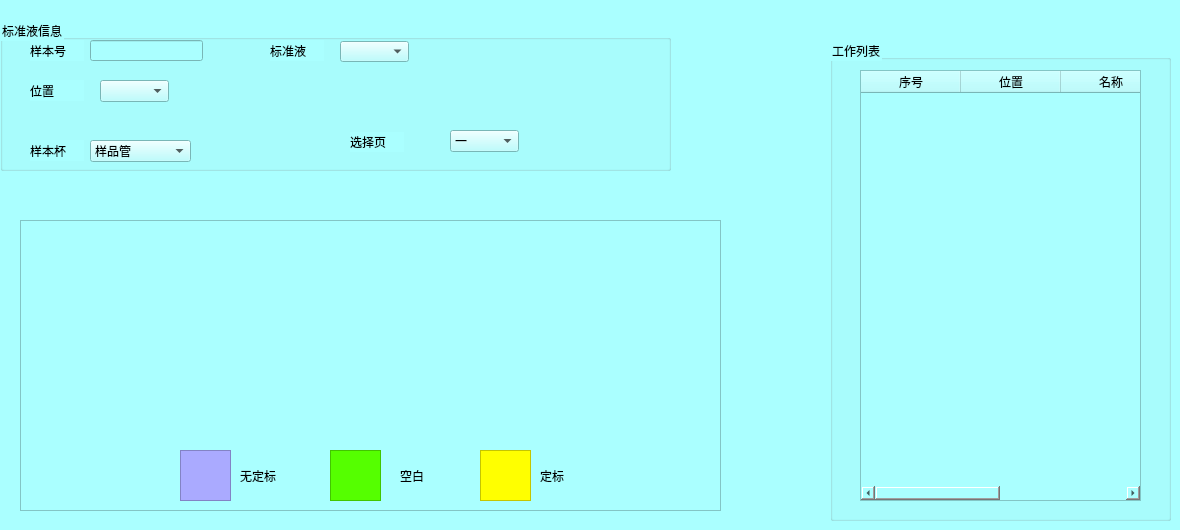
     <widget class="QWidget" name="tab_2">
      <property name="styleSheet">
       <string notr="true">background-color: rgb(170, 255, 255);</string>
      </property>
      <attribute name="title">
       <string>标准液登记</string>
      </attribute>
      <widget class="QFrame" name="frame_5">
       <property name="geometry">
        <rect>
         <x>20</x>
         <y>220</y>
         <width>701</width>
         <height>291</height>
        </rect>
       </property>
       <property name="frameShape">
        <enum>QFrame::StyledPanel</enum>
       </property>
       <property name="frameShadow">
        <enum>QFrame::Raised</enum>
       </property>
       <widget class="QGraphicsView" name="graphicsView">
        <property name="geometry">
         <rect>
          <x>160</x>
          <y>230</y>
          <width>51</width>
          <height>51</height>
         </rect>
        </property>
        <property name="styleSheet">
         <string notr="true">background-color: rgb(170, 170, 255);</string>
        </property>
       </widget>
       <widget class="QGraphicsView" name="graphicsView_2">
        <property name="geometry">
         <rect>
          <x>310</x>
          <y>230</y>
          <width>51</width>
          <height>51</height>
         </rect>
        </property>
        <property name="styleSheet">
         <string notr="true">background-color: rgb(85, 255, 0);
</string>
        </property>
       </widget>
       <widget class="QGraphicsView" name="graphicsView_3">
        <property name="geometry">
         <rect>
          <x>460</x>
          <y>230</y>
          <width>51</width>
          <height>51</height>
         </rect>
        </property>
        <property name="styleSheet">
         <string notr="true">background-color: rgb(255, 255, 0);</string>
        </property>
       </widget>
       <widget class="QLabel" name="label_20">
        <property name="geometry">
         <rect>
          <x>220</x>
          <y>250</y>
          <width>54</width>
          <height>12</height>
         </rect>
        </property>
        <property name="text">
         <string>无定标</string>
        </property>
       </widget>
       <widget class="QLabel" name="label_21">
        <property name="geometry">
         <rect>
          <x>380</x>
          <y>250</y>
          <width>54</width>
          <height>12</height>
         </rect>
        </property>
        <property name="text">
         <string>空白</string>
        </property>
       </widget>
       <widget class="QLabel" name="label_22">
        <property name="geometry">
         <rect>
          <x>520</x>
          <y>250</y>
          <width>54</width>
          <height>12</height>
         </rect>
        </property>
        <property name="text">
         <string>定标</string>
        </property>
       </widget>
      </widget>
      <widget class="QGroupBox" name="groupBox_4">
       <property name="geometry">
        <rect>
         <x>0</x>
         <y>20</y>
         <width>671</width>
         <height>151</height>
        </rect>
       </property>
       <property name="title">
        <string>标准液信息</string>
       </property>
       <widget class="QLabel" name="label_10">
        <property name="geometry">
         <rect>
          <x>30</x>
          <y>20</y>
          <width>54</width>
          <height>21</height>
         </rect>
        </property>
        <property name="text">
         <string>样本号</string>
        </property>
       </widget>
       <widget class="QLineEdit" name="lineEdit_7">
        <property name="geometry">
         <rect>
          <x>90</x>
          <y>20</y>
          <width>113</width>
          <height>21</height>
         </rect>
        </property>
       </widget>
       <widget class="QLabel" name="label_11">
        <property name="geometry">
         <rect>
          <x>270</x>
          <y>20</y>
          <width>54</width>
          <height>21</height>
         </rect>
        </property>
        <property name="text">
         <string>标准液</string>
        </property>
       </widget>
       <widget class="QComboBox" name="comboBox_5">
        <property name="geometry">
         <rect>
          <x>340</x>
          <y>21</y>
          <width>69</width>
          <height>21</height>
         </rect>
        </property>
        <property name="editable">
         <bool>false</bool>
        </property>
        <property name="currentText">
         <string/>
        </property>
       </widget>
       <widget class="QLabel" name="label_13">
        <property name="geometry">
         <rect>
          <x>30</x>
          <y>120</y>
          <width>54</width>
          <height>21</height>
         </rect>
        </property>
        <property name="text">
         <string>样本杯</string>
        </property>
       </widget>
       <widget class="QComboBox" name="comboBox_6">
        <property name="geometry">
         <rect>
          <x>90</x>
          <y>120</y>
          <width>101</width>
          <height>22</height>
         </rect>
        </property>
        <item>
         <property name="text">
          <string>样品管</string>
         </property>
        </item>
        <item>
         <property name="text">
          <string>样品杯</string>
         </property>
        </item>
       </widget>
       <widget class="QLabel" name="label_14">
        <property name="geometry">
         <rect>
          <x>350</x>
          <y>112</y>
          <width>54</width>
          <height>20</height>
         </rect>
        </property>
        <property name="text">
         <string>选择页</string>
        </property>
       </widget>
       <widget class="QComboBox" name="comboBox_7">
        <property name="geometry">
         <rect>
          <x>450</x>
          <y>110</y>
          <width>69</width>
          <height>22</height>
         </rect>
        </property>
        <item>
         <property name="text">
          <string>一</string>
         </property>
        </item>
        <item>
         <property name="text">
          <string>二</string>
         </property>
        </item>
       </widget>
       <widget class="QComboBox" name="comboBox_11">
        <property name="geometry">
         <rect>
          <x>100</x>
          <y>60</y>
          <width>69</width>
          <height>22</height>
         </rect>
        </property>
       </widget>
       <widget class="QLabel" name="label_23">
        <property name="geometry">
         <rect>
          <x>30</x>
          <y>60</y>
          <width>54</width>
          <height>21</height>
         </rect>
        </property>
        <property name="text">
         <string>位置</string>
        </property>
       </widget>
      </widget>
      <widget class="QGroupBox" name="groupBox_5">
       <property name="geometry">
        <rect>
         <x>830</x>
         <y>40</y>
         <width>341</width>
         <height>481</height>
        </rect>
       </property>
       <property name="title">
        <string>工作列表</string>
       </property>
       <widget class="QTableWidget" name="tableWidget_2">
        <property name="geometry">
         <rect>
          <x>30</x>
          <y>30</y>
          <width>281</width>
          <height>431</height>
         </rect>
        </property>
        <column>
         <property name="text">
          <string>序号</string>
         </property>
        </column>
        <column>
         <property name="text">
          <string>位置</string>
         </property>
        </column>
        <column>
         <property name="text">
          <string>名称</string>
         </property>
        </column>
        <column>
         <property name="text">
          <string>状态</string>
         </property>
        </column>
       </widget>
      </widget>
     </widget>
